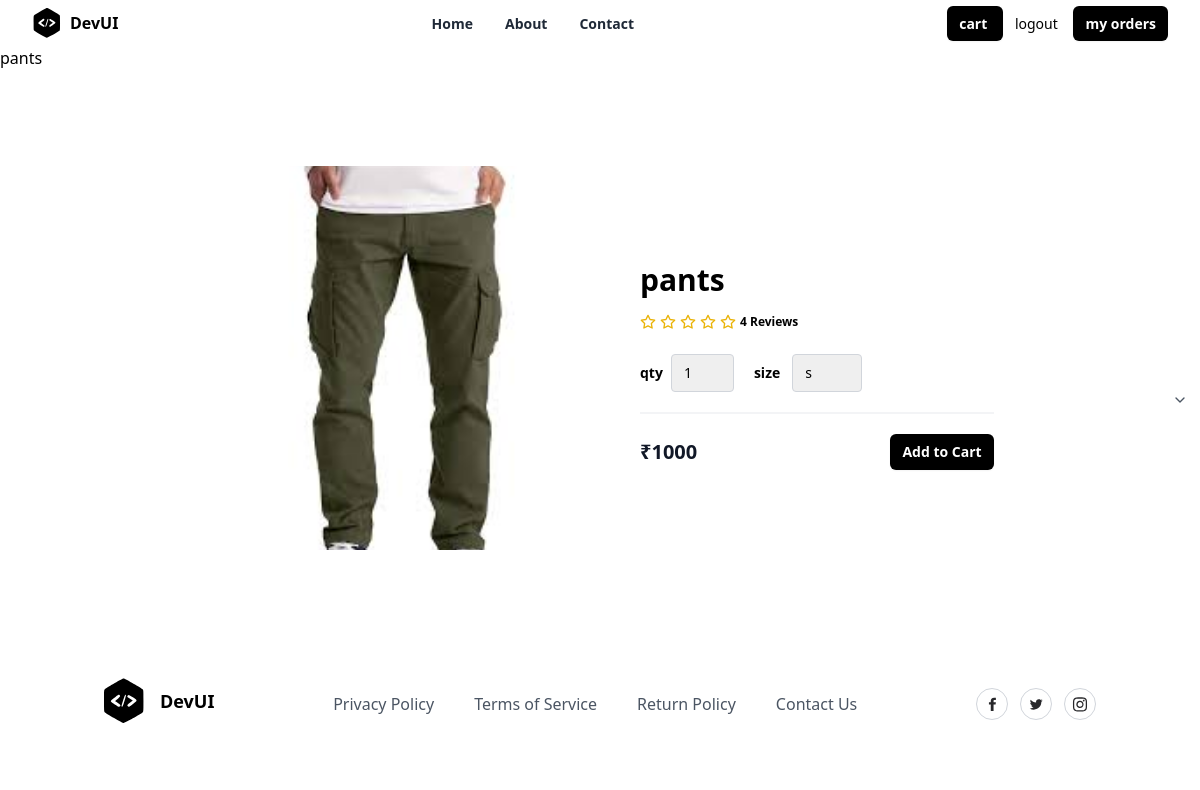
The app's page /details/6/ with its own data.
### store/models.py (models this page shows)
class Product(models.Model):
    title=models.CharField(max_length=200)
    description=models.TextField(null=True,blank=True)
    price=models.PositiveIntegerField()
    image=models.ImageField(upload_to="productimages",null=True,default="product_images/default.jpg")
    size_object=models.ManyToManyField(Size)
    brand_object=models.ForeignKey(Brand,on_delete=models.CASCADE)
    category_object=models.ForeignKey(Category,on_delete=models.CASCADE)
    tag_object=models.ManyToManyField(Tag)
    created_date=models.DateTimeField(auto_now_add=True)
    updated_at=models.DateTimeField(auto_now=True)
    is_active=models.BooleanField(default=True)
    def __str__(self):
        return self.title

### store/views.py (the view)
# urls.py: path("details/<int:pk>/",views.ProductDetailsView.as_view(),name="details"),
class ProductDetailsView(View):
    def get(self,request,*args,**kwargs):
        id=kwargs.get("pk")
        qs=Product.objects.get(id=id)
        return render(request,"details.html",{"data":qs})

### store/templates/details.html (shortened to what this page needs)
{%extends 'base.html'%}
{%block main_block%}
   {{data}}
   <section class="overflow-hidden">
    <form action="{%url 'cart' data.id%}" method="post">
      <div class="mx-auto max-w-5xl px-5 py-24">
        <div class="mx-auto flex flex-wrap items-center lg:w-4/5">
          <img
            alt="default image"
            class="h-64 w-full rounded object-cover lg:h-96 lg:w-1/2"
            src="{{data.image.url}}"
          />
          <div class="mt-6 w-full lg:mt-0 lg:w-1/2 lg:pl-10">
            <h1 class="my-4 text-3xl font-semibold text-black">{{data.title}}</h1>
            <div class="my-4 flex items-center">
              <span class="flex items-center space-x-1">
                <span class="ml-3 inline-block text-xs font-semibold">
                  4 Reviews
                </span>
              </span>
            </div>
            <div>
            <div class="mb-5 mt-6 flex items-center border-b-2 border-gray-100 pb-5">
               <div class="flex items-center">
               <span class="mr-2 text-sm font-semibold">qty</span>
               <div class="relative">
                 <select name="qty" class="appearance-none rounded border border-gray-300 py-2 pl-3 pr-10 text-sm focus:border-black focus:outline-none focus:ring-2 focus:ring-black">
                   <option value="1">1</option>
                 </select>
               </div>
              <div class="ml-5 flex items-center ">
                <span class="mr-3 text-sm font-semibold">size</span>
                <div class="relative">
                  <select name="size"  class="appearance-none rounded border border-gray-300 py-2 pl-3 pr-10 text-sm focus:border-black focus:outline-none focus:ring-2 focus:ring-black">
                    {%for sob in data.size_object.all%}
                         <option value="{{sob.name}}">{{sob.name}}</option>
                    {%endfor%}
                  </select>
                  </div>
                  <span class="pointer-events-none absolute right-0 top-0 flex h-full w-10 items-center justify-center text-center text-gray-600">
                    <svg
                      xmlns="http://www.w3.org/2000/svg"
                      width="16"
                      height="16"
                      viewBox="0 0 24 24"
                      fill="none"
                      stroke="currentColor"
                      stroke-width="2"
                      stroke-linecap="round"
                      stroke-linejoin="round"
                      class="lucide lucide-chevron-down"
                    >
                      <polyline points="6 9 12 15 18 9"></polyline>
                    </svg>
                  </span>
                </div>
              </div>
            </div>
            <div class="flex items-center justify-between">
              <span class="title-font text-xl font-bold text-gray-900">
               ₹{{data.price}}
              </span>
              <button
                type="submit"
                class="rounded-md bg-black px-3 py-2 text-sm font-semibold text-white shadow-sm hover:bg-black/80 focus-visible:outline focus-visible:outline-2 focus-visible:outline-offset-2 focus-visible:outline-black"
              >
                Add to Cart
              </button>
            </div>
          </div>
        </div>
      </div>
    </form>
    </section>
{%endblock%}

### records on screen
Product: title "pants", image (picture), price "1000"

### other values on screen
form field size "s"
